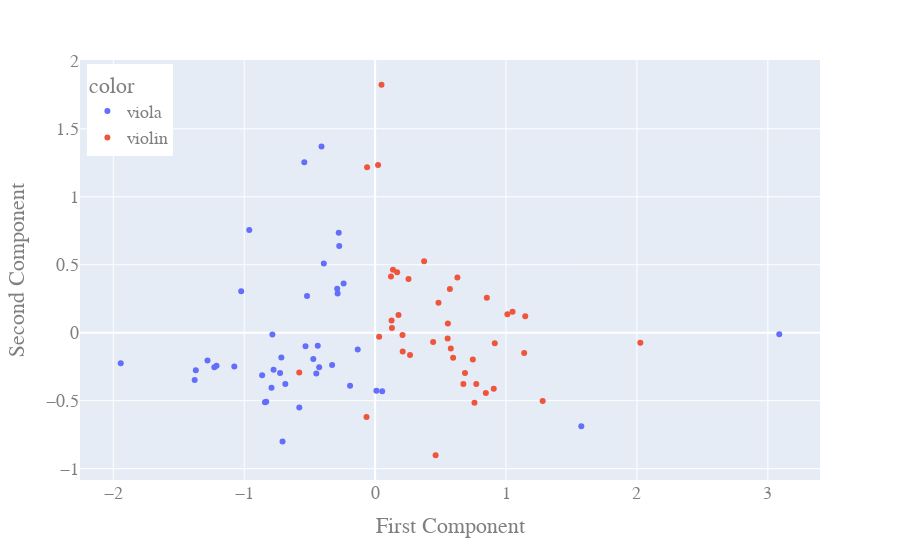

The code cell stored with this chart in its notebook:
### Code cell
import plotly.express as px
import plotly.io as pio
from sklearn.decomposition import PCA
#df = px.data.iris()
#X = df[['sepal_length', 'sepal_width', 'petal_length', 'petal_width']]

pca = PCA(n_components=2)
components = pca.fit_transform(X_train+X_test)

fig = px.scatter(components, x=0, y=1, color=y_train+y_test)
fig.update_layout(
    title="",
    xaxis_title="First Component",
    yaxis_title="Second Component",
    font=dict(
        family="Courier New, monospace",
        size=18,
        color="#7f7f7f"
    ),
    legend=dict(
    yanchor="top",
    y=0.99,
    xanchor="left",
    x=0.01
)
)
fig.show()
#pio.write_image(fig, 'soloAll.png')
#fig.write_image("soloAll.eps")

### Figure 1 — Plotly figure (JSON) as saved in the notebook; plotly's stock layout.template omitted (floating-point values rounded to 4 significant figures)
{"data": [{"hovertemplate": "color=viola<br>0=%{x}<br>1=%{y}<extra></extra>", "legendgroup": "viola", "marker": {"color": "#636efa", "symbol": "circle"}, "mode": "markers", "name": "viola", "showlegend": true, "type": "scatter", "x": [-0.5202, -0.133, -0.2405, -0.7259, -1.28, -0.7072, -1.212, -0.4273, -0.5316, -0.7846, -0.278, -0.541, -0.6858, -1.023, -0.5793, -0.4722, -0.3286, -1.076, -1.228, -0.4492, -0.7915, -0.8319, -0.2865, -0.4096, -0.9614, -0.1915, -0.7758, -1.943, -0.4381, -0.3917, -1.378, -0.2897, -1.37, -0.2741, -0.8416, 1.575, 3.087, 0.054, -0.7162, 0.00989, -0.863], "xaxis": "x", "y": [0.2692, -0.1226, 0.3626, -0.2959, -0.2043, -0.7994, -0.2434, -0.2545, -0.09911, -0.01267, 0.7348, 1.253, -0.3769, 0.3056, -0.549, -0.1932, -0.237, -0.2491, -0.2543, -0.3005, -0.4041, -0.5079, 0.2892, 1.369, 0.7551, -0.3892, -0.2717, -0.2244, -0.09503, 0.5085, -0.3478, 0.3238, -0.2764, 0.6378, -0.5112, -0.6873, -0.01177, -0.4299, -0.1825, -0.4259, -0.3133], "yaxis": "y"}, {"hovertemplate": "color=violin<br>0=%{x}<br>1=%{y}<extra></extra>", "legendgroup": "violin", "marker": {"color": "#EF553B", "symbol": "circle"}, "mode": "markers", "name": "violin", "showlegend": true, "type": "scatter", "x": [1.01, 0.8534, 0.578, 0.1283, 0.5539, 0.7464, 0.1255, 0.1682, 0.1364, 0.2106, 0.1788, -0.06135, 0.4621, 0.1211, 0.02247, 0.4433, 0.674, 0.255, 0.9062, 0.4841, 0.7726, 0.03079, 0.2093, 0.9141, 0.7589, 1.05, 0.5558, 0.5959, 0.6285, 0.571, 0.6865, 0.04852, -0.0657, -0.5795, 1.147, 2.026, 0.3743, 1.28, 1.139, 0.2665, 0.8458], "xaxis": "x", "y": [0.1355, 0.2567, -0.1153, 0.0345, -0.04264, -0.196, 0.09028, 0.4443, 0.4624, -0.1376, 0.13, 1.218, -0.9011, 0.4135, 1.234, -0.06766, -0.3765, 0.3943, -0.4112, 0.2201, -0.3763, -0.03008, -0.01752, -0.07738, -0.5148, 0.1543, 0.06813, -0.1847, 0.4064, 0.3209, -0.2962, 1.824, -0.6204, -0.2929, 0.1205, -0.07361, 0.5253, -0.5028, -0.1488, -0.1641, -0.4434], "yaxis": "y"}], "layout": {"font": {"color": "#7f7f7f", "family": "Courier New, monospace", "size": 18}, "legend": {"title": {"text": "color"}, "tracegroupgap": 0, "x": 0.01, "xanchor": "left", "y": 0.99, "yanchor": "top"}, "margin": {"t": 60}, "title": {"text": ""}, "xaxis": {"anchor": "y", "domain": [0, 1], "title": {"text": "First Component"}}, "yaxis": {"anchor": "x", "domain": [0, 1], "title": {"text": "Second Component"}}}}
